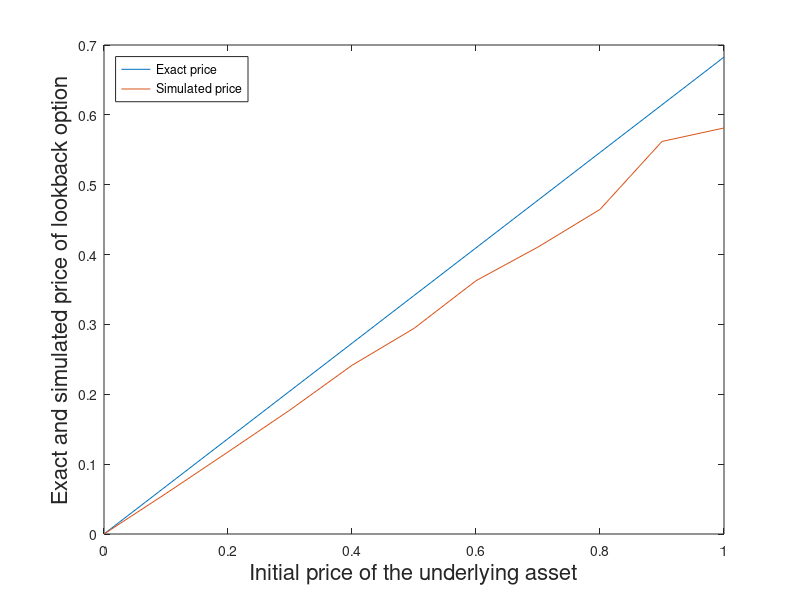

This figure's MATLAB source:
clear
randn('state',12) % Set initial state for repeatability;
M=1000; % number of simulations
N=100; % number of subintervals
T=1; dt=T/N;
mu=0.5; % drift parameter
r=mu; % drift parameter is the risk-free rate
sigma=1; % volatility parameter

% define time points
for i=1:N+1
    t(i)=(i-1)*dt;
end

% Initialise the expected option price
V0M=[];

% loop of getting the option price
for x0=0:0.1:1;
    S(1)=x0; % give initial value to GBM
    % calculate the expected payoff every time of simulation
    for m=1:M
        % simulate the paths for GBM
        for i=1:N
            S(i+1)=S(i)*exp((mu-0.5*sigma^2)*(t(i+1)-t(i))...
                   +sigma*sqrt(t(i+1)-t(i))*randn);
        end
        S_max(m)=max(S);
        VT(m)=max(0,S_max(m)-S(N+1)); % expected payoff
    end
    % calculate the averaged discounted payoff
    V0M=[V0M exp(-r*T)*sum(VT(1:M))/M];
end

% Generate exact option price (same code with in 'GBM_lookback_exact.m')
sigm=1;
tau=T;
r=0.5;

x=0:0.1:1;
dp=1/(sigm*sqrt(tau))*(r+0.5*sigm^2)*tau;
dm=1/(sigm*sqrt(tau))*(r-0.5*sigm^2)*tau;
V0=(1+sigm^2/2/r)*x*cdf('norm',dp,0,1)+exp(-r*tau)*x*cdf('norm',-dm,0,1)-(sigm^2/2/r)*exp(-r*tau)*x*cdf('norm',-dm,0,1)-x;

% plot the option price against initial value
figure;
plot(x,V0,x,V0M);
xlabel('Initial price of the underlying asset','FontSize',16)
ylabel('Exact and simulated price of lookback option','FontSize',16,'Rotation',90)
legend('Exact price', 'Simulated price','Location','NorthWest')
